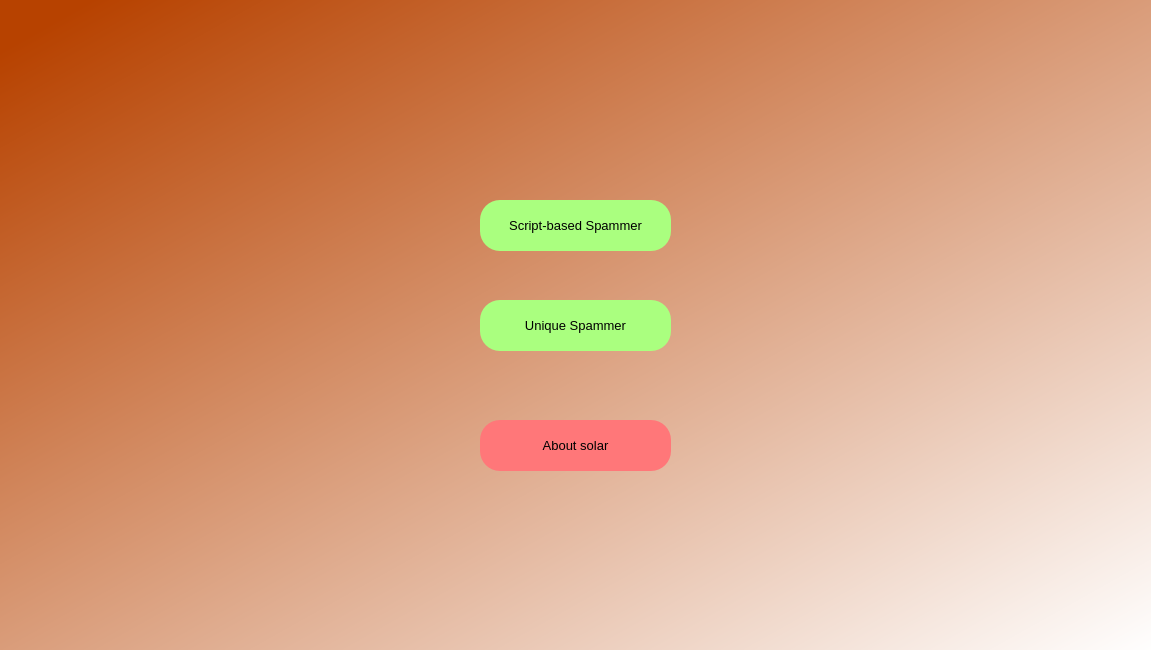
<?xml version="1.0" encoding="UTF-8"?>
<ui version="4.0">
 <class>welcomeWindow</class>
 <widget class="QWidget" name="welcomeWindow">
  <property name="geometry">
   <rect>
    <x>0</x>
    <y>0</y>
    <width>1151</width>
    <height>650</height>
   </rect>
  </property>
  <property name="windowTitle">
   <string>Welcome to {solar}</string>
  </property>
  <property name="windowIcon">
   <iconset>
    <normaloff>:/icon/icon.png</normaloff>:/icon/icon.png</iconset>
  </property>
  <widget class="QWidget" name="background" native="true">
   <property name="geometry">
    <rect>
     <x>0</x>
     <y>0</y>
     <width>1151</width>
     <height>651</height>
    </rect>
   </property>
   <property name="styleSheet">
    <string notr="true">QWidget#background{
background-color: qlineargradient(spread:pad, x1:0, y1:0, x2:1, y2:1, stop:0.0397727 rgba(183, 66, 0, 255), stop:1 rgba(255, 255, 255, 255));}</string>
   </property>
   <widget class="QLabel" name="welcomeLabel">
    <property name="geometry">
     <rect>
      <x>50</x>
      <y>-110</y>
      <width>1151</width>
      <height>111</height>
     </rect>
    </property>
    <property name="font">
     <font>
      <family>Segoe UI Light</family>
      <pointsize>40</pointsize>
      <weight>50</weight>
      <bold>false</bold>
      <kerning>true</kerning>
     </font>
    </property>
    <property name="text">
     <string>Welcome to                  </string>
    </property>
    <property name="alignment">
     <set>Qt::AlignCenter</set>
    </property>
   </widget>
   <widget class="QPushButton" name="uiScriptBasedSpammer">
    <property name="geometry">
     <rect>
      <x>480</x>
      <y>200</y>
      <width>191</width>
      <height>51</height>
     </rect>
    </property>
    <property name="font">
     <font>
      <family>Segoe UI</family>
      <pointsize>10</pointsize>
     </font>
    </property>
    <property name="styleSheet">
     <string notr="true">border-radius:20px;
background-color: rgb(170, 255, 127);</string>
    </property>
    <property name="text">
     <string>Script-based Spammer</string>
    </property>
   </widget>
   <widget class="QPushButton" name="uiUniqueSpammer">
    <property name="geometry">
     <rect>
      <x>480</x>
      <y>300</y>
      <width>191</width>
      <height>51</height>
     </rect>
    </property>
    <property name="font">
     <font>
      <family>Segoe UI</family>
      <pointsize>10</pointsize>
     </font>
    </property>
    <property name="styleSheet">
     <string notr="true">border-radius:20px;
background-color: rgb(170, 255, 127);</string>
    </property>
    <property name="text">
     <string>Unique Spammer</string>
    </property>
   </widget>
   <widget class="QPushButton" name="aboutButton">
    <property name="geometry">
     <rect>
      <x>480</x>
      <y>420</y>
      <width>191</width>
      <height>51</height>
     </rect>
    </property>
    <property name="font">
     <font>
      <family>Segoe UI</family>
      <pointsize>10</pointsize>
     </font>
    </property>
    <property name="styleSheet">
     <string notr="true">border-radius:20px;
background-color: rgb(255, 119, 121);</string>
    </property>
    <property name="text">
     <string>About solar</string>
    </property>
   </widget>
   <widget class="QLabel" name="solarLabel">
    <property name="geometry">
     <rect>
      <x>50</x>
      <y>-110</y>
      <width>1151</width>
      <height>111</height>
     </rect>
    </property>
    <property name="font">
     <font>
      <family>Segoe UI Emoji</family>
      <pointsize>40</pointsize>
      <weight>50</weight>
      <bold>false</bold>
      <kerning>true</kerning>
     </font>
    </property>
    <property name="text">
     <string>           {solar}</string>
    </property>
    <property name="alignment">
     <set>Qt::AlignCenter</set>
    </property>
   </widget>
  </widget>
 </widget>
 <resources>
  <include location="../assets/icon.qrc"/>
 </resources>
 <connections/>
</ui>
